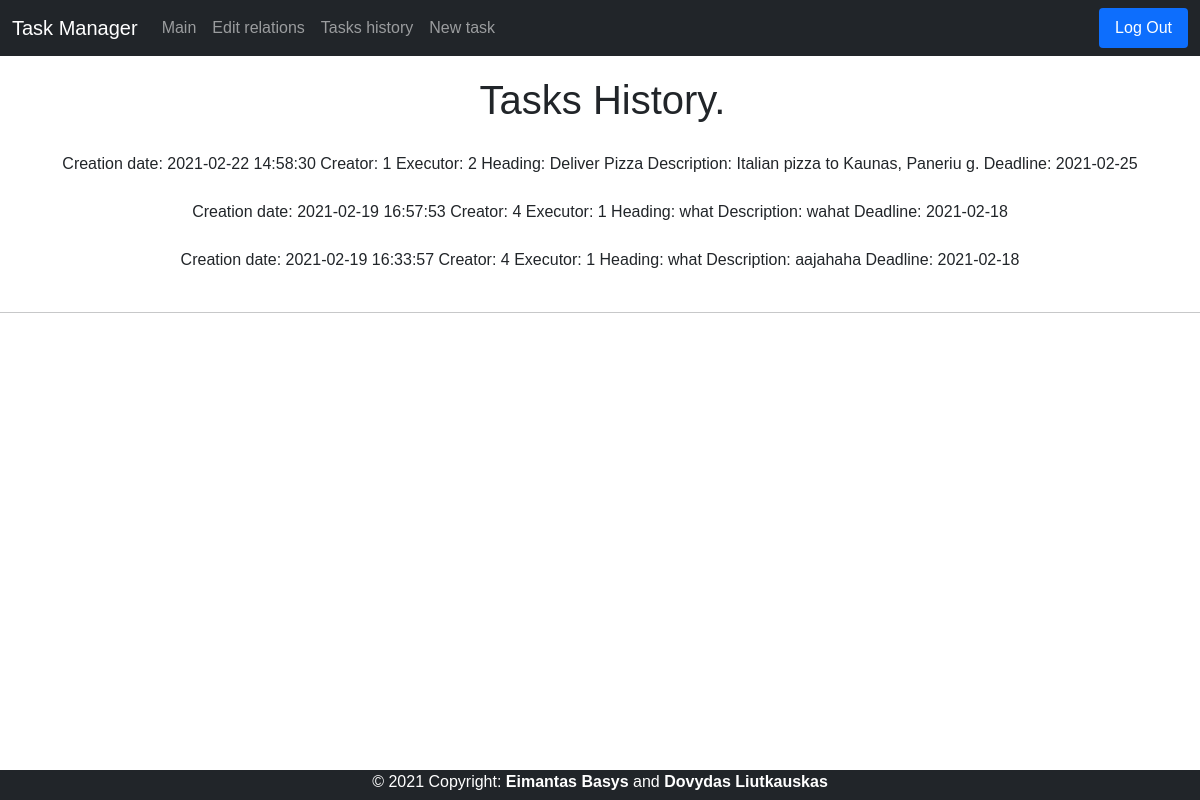
The page /tasks (signed in) on the database as committed earlier.
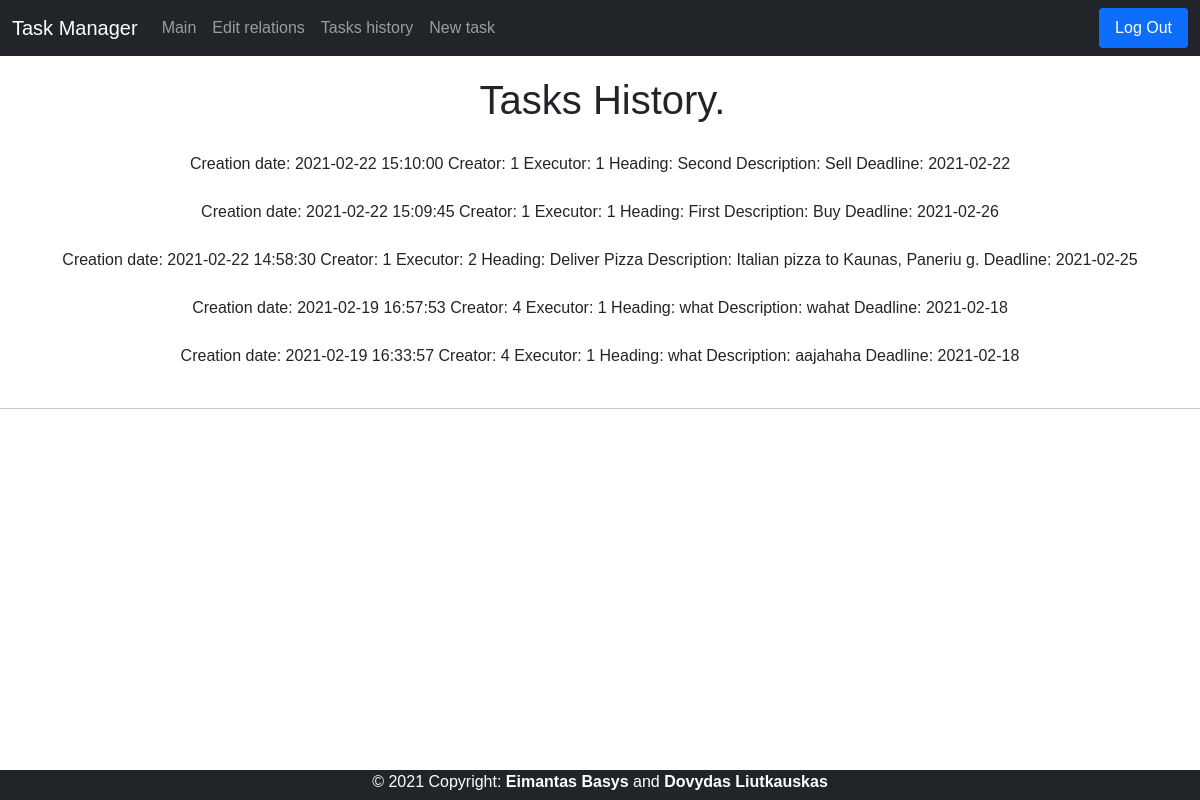
The same page on the database as committed later.
### tables this page shows
CREATE TABLE tasks(id INTEGER PRIMARY KEY, creator_id INTEGER, executor_id INTEGER, heading TEXT, description TEXT, creation_date TIMESTAMP DEFAULT CURRENT_TIMESTAMP,
deadline_date TIMESTAMP, status INTEGER);

### application.py (the view)
@app.route("/tasks", methods=["GET"])
def tasks():
    connection = sqlite3.connect('data.db')
    db = connection.cursor()
    db.execute("SELECT * FROM tasks WHERE creator_id = ? OR executor_id = ? ORDER BY creation_date DESC",
               (session["user_id"], session["user_id"]))
    rows = db.fetchall()
    return render_template("tasks.html", rows=rows)

### templates/tasks.html (shortened to what this page needs)
{% extends "layout.html" %}
{% block main %}
<h1 class="pageTitle">Tasks History.</h1>
{% for row in rows %}
<center>
    Creation date: {{ row[5] }}
    Creator: {{ row[1] }}
    Executor: {{ row[2] }}
    Heading: {{ row[3] }}
    Description: {{ row[4] }}
    Deadline: {{ row[6] }}
</center>
<br>
{% endfor %}
<hr>
{% endblock %}

### templates/layout.html (shortened to what this page needs)
<!doctype html>
<html lang="en">
<head>
  <link href="https://cdn.jsdelivr.net/npm/bootstrap@5.0.0-beta2/dist/css/bootstrap.min.css" rel="stylesheet"
>
  <link href="/static/styles.css" rel="stylesheet">
</head>
<body>
  <nav class="navbar navbar-expand-lg navbar-dark bg-dark">
    <div class="container-fluid">
      <a class="navbar-brand">Task Manager</a>
      <div class="collapse navbar-collapse justify-content-start" id="navbarNav">
        {% if session.user_id %}
        <ul class="navbar-nav">
          <li class="nav-item">
            <a class="nav-link" href='{{ url_for("index") }}'>Main</a>
          </li>
          <li class="nav-item">
            <a class="nav-link" href='{{ url_for("relations") }}'>Edit relations</a>
          </li>
          <li class="nav-item">
            <a class="nav-link" href='{{ url_for("tasks") }}'>Tasks history</a>
          </li>
          <li class="nav-item">
            <a class="nav-link" href='{{ url_for("new_task") }}'>New task</a>
          </li>
        </ul>
      </div>
      <div class="collapse navbar-collapse justify-content-end" id="navbarNav">
        <ul class="nav nav-pills">
          <li class="nav-item">
            <a class="nav-link active" href="/logout">Log Out</a>
          </li>
        </ul>
      </div>
      {% endif %}
    </div>
  </nav>
  <main>
    {% block main %}{% endblock %}
  </main>
  <div class="fixed-bottom">
    <footer>
      <a>© 2021 Copyright: <b>Eimantas Basys</b> and <b>Dovydas Liutkauskas</b></a>
    </footer>
  </div>
</body>
</html>

### static/styles.css (style rules this page uses)
footer { width: 100%; background-color: rgb(33,37,41); height: 30px; color: white; text-align: center; }
.pageTitle { padding: 20px; text-align: center; margin-left: 5px; }
body { font-family: Verdana, Geneva, Tahoma, sans-serif }

Rows that differ between the two databases and show on the page:
added tasks: creation_date "2021-02-22 15:10:00", creator "1", executor "1", heading "Second", description "Sell", deadline_date "2021-02-22"
added tasks: creation_date "2021-02-22 15:09:45", creator "1", executor "1", heading "First", description "Buy", deadline_date "2021-02-26"
